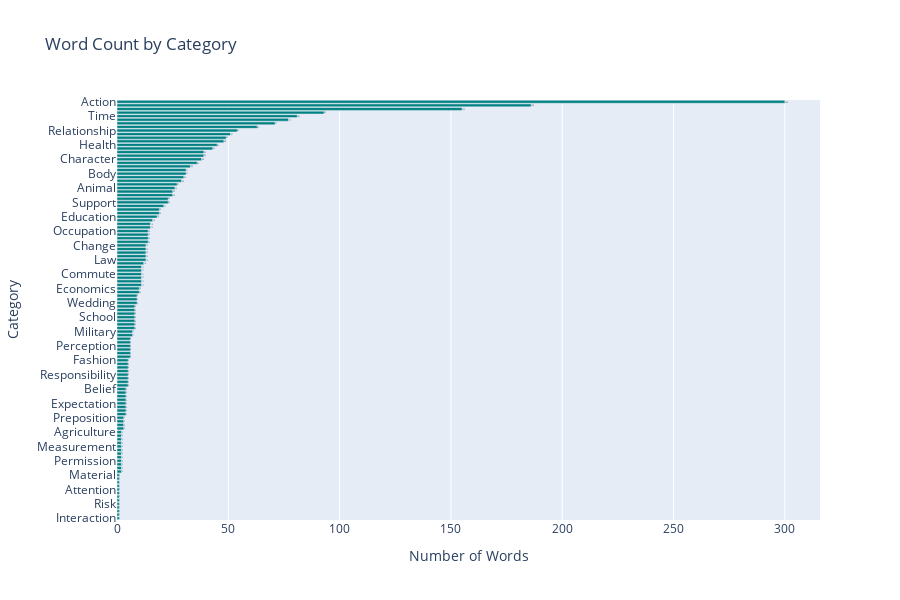

This figure's notebook cell:
### Code cell
# 4) Count of Words by Category
words_by_category = df.groupby('Word Category')['Word'].count().reset_index()
words_by_category.columns = ['Word Category', 'Count']
words_by_category = words_by_category.sort_values('Count', ascending=True)

fig4 = go.Figure(go.Bar(
    x=words_by_category['Count'],
    y=words_by_category['Word Category'],
    orientation='h',
    marker_color='teal',
    text=words_by_category['Count'],
    textposition='outside'
))
fig4.update_layout(
    title='Word Count by Category',
    xaxis_title='Number of Words',
    yaxis_title='Category',
    height=600
)
fig4.show()

### Figure 1 — Plotly figure (JSON) as saved in the notebook; plotly's stock layout.template omitted (floating-point values rounded to 4 significant figures)
{"data": [{"marker": {"color": "teal"}, "orientation": "h", "text": [1, 1, 1, 1, 1, 1, 1, 1, 1, 1, 1, 1, 1, 2, 2, 2, 2, 2, 2, 2, 2, 2, 2, 2, 2, 3, 3, 3, 3, 4, 4, 4, 4, 4, 4, 4, 4, 5, 5, 5, 5, 5, 5, 5, 5, 6, 6, 6, 6, 6, 6, 7, 7, 8, 8, 8, 8, 8, 8, 8, 9, 9, 9, 10, 10, 11, 11, 11, 11, 11, 11, 12, 13, 13, 13, 13, 13, 14, 14, 14, 14, 15, 15, 16, 18, 19, 19, 21, 23, 23, 25, 25, 26, 27, 29, 30, 31, 31, 33, 36, 38, 39, 39, 43, 45, 48, 49, 51, 54, 63, 71, 77, 81, 93, 155, 186, 300], "textposition": "outside", "type": "bar", "x": [1, 1, 1, 1, 1, 1, 1, 1, 1, 1, 1, 1, 1, 2, 2, 2, 2, 2, 2, 2, 2, 2, 2, 2, 2, 3, 3, 3, 3, 4, 4, 4, 4, 4, 4, 4, 4, 5, 5, 5, 5, 5, 5, 5, 5, 6, 6, 6, 6, 6, 6, 7, 7, 8, 8, 8, 8, 8, 8, 8, 9, 9, 9, 10, 10, 11, 11, 11, 11, 11, 11, 12, 13, 13, 13, 13, 13, 14, 14, 14, 14, 15, 15, 16, 18, 19, 19, 21, 23, 23, 25, 25, 26, 27, 29, 30, 31, 31, 33, 36, 38, 39, 39, 43, 45, 48, 49, 51, 54, 63, 71, 77, 81, 93, 155, 186, 300], "y": ["Interaction", "Value", "Texture", "Investigation", "Risk", "Archaeology", "Preference", "Plant", "Attention", "Hospitality", "Opportunity", "Observation", "Material", "Identity", "Lifestyle", "Literary", "Permission", "Memory", "Situation", "Strategy", "Measurement", "Culture", "Ability", "Classroom", "Agriculture", "Cooperation", "Mathematics", "Mediation", "Preposition", "Knowledge", "Appliance", "History", "Expectation", "Etiquette", "Art", "Defense", "Belief", "Architecture", "Quantity", "Language", "Responsibility", "Necessity", "News", "Location", "Fashion", "Philosophy", "Relatives", "Intent", "Perception", "Event", "Furniture", "Sound", "Military", "Impact", "Hobby", "Holidays", "School", "Separation", "Literature", "Commitment", "Wedding", "Frequency", "Progress", "Activity", "Economics", "Contrast", "Information", "Color", "Commute", "Science", "Idiom", "Experience", "Law", "Music", "Question", "Expression", "Change", "Intensity", "Behavior", "Utensil", "Occupation", "Entertainment", "Clothing", "Geography", "Education", "Sports", "Concept", "Organization", "Support", "Measure Word", "Technology", "Place", "Animal", "Weather", "Direction", "Produce", "Body", "Thought", "Opinion", "Business", "Character", "Nature", "Travel", "Work", "Health", "Object", "Degree", "Daily Life", "Relationship", "Grammar", "Food", "Communication", "Time", "Description", "General", "Emotion", "Action"]}], "layout": {"height": 600, "title": {"text": "Word Count by Category"}, "xaxis": {"title": {"text": "Number of Words"}}, "yaxis": {"title": {"text": "Category"}}}}
